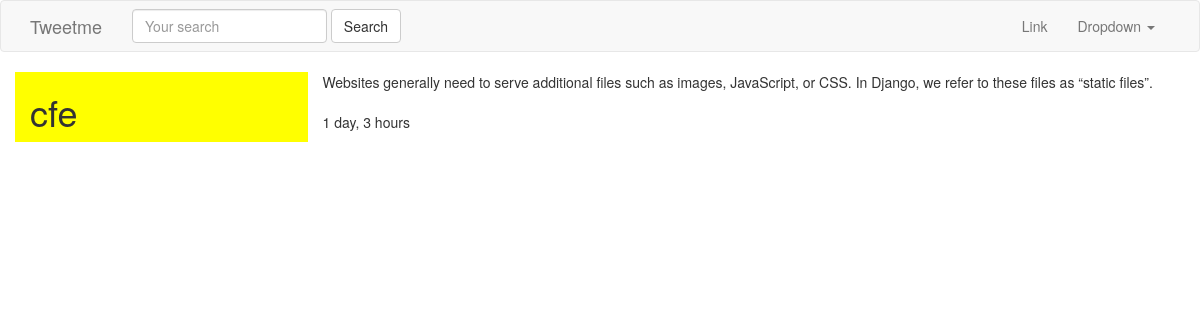
Page /tweet/3/ on the committed database.
### tweets/models.py (models this page shows, shortened)
class Tweet(models.Model):
    user        = models.ForeignKey(settings.AUTH_USER_MODEL)
    content     = models.CharField(max_length=140, validators=[validate_content])
    updated     = models.DateTimeField(auto_now=True)
    timestamp   = models.DateTimeField(auto_now_add=True)

### tweets/views.py (the view)
# urls.py: url(r'^(?P<pk>\d+)/$', TweetDetailView.as_view(), name='detail'), # /tweet/1/
class TweetDetailView(DetailView):
    queryset = Tweet.objects.all()

### tweets/templates/tweets/tweet_detail.html (shortened to what this page needs)
{% extends "base.html" %}
{% block content %}
<div class='row'>
    <div class='col-sm-3 col-xs-12' style='background-color:yellow;'>
        <h1>{{ object.user }} </h1>
    </div>
    <div class='col-sm-9 col-xs-12'>
         {{ object.content }}<br/>
            <br/>
        {{ object.timestamp|timesince }}
    </div>
</div>
{% endblock content %}

### rows in the picture
Tweet: user "cfe", content "Websites generally need to serve additional files such as images, JavaScript, or CSS. In Django, we refer to these files as “static files”.", timestamp "1 day, 3 hours"
